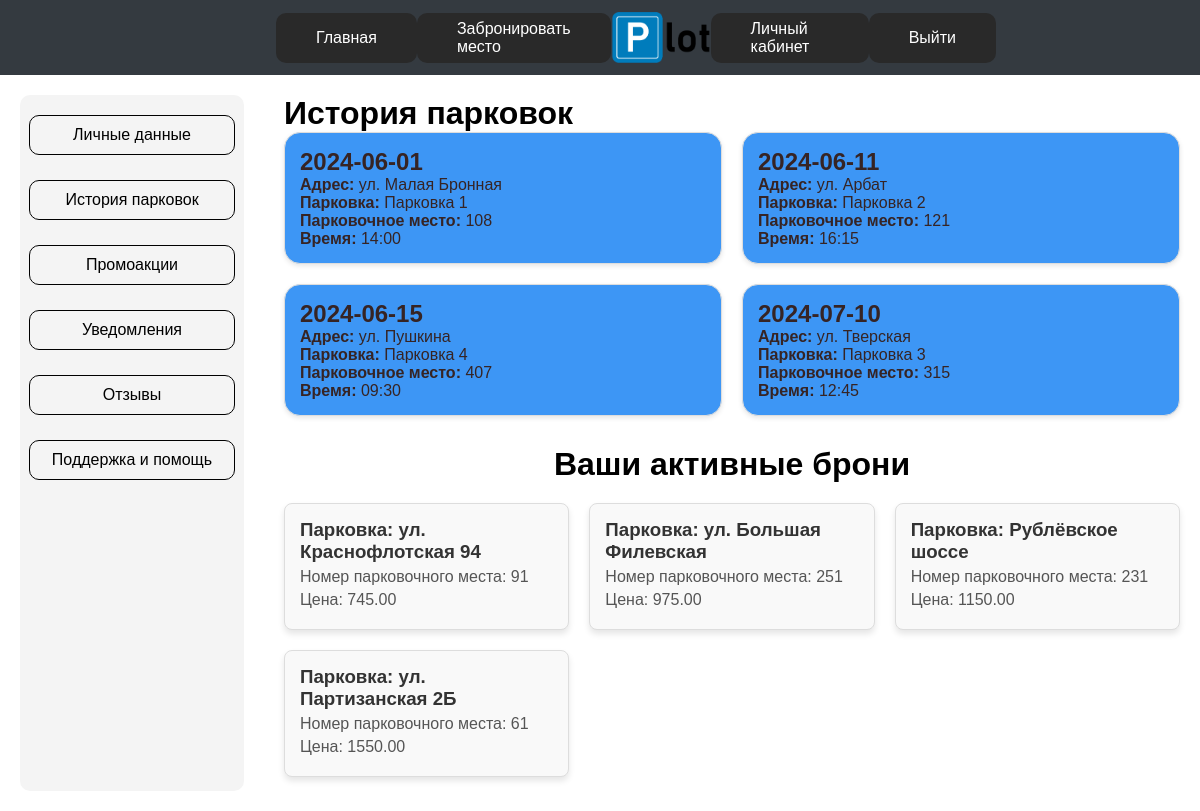
The app's page /auth/parking_history/ (signed in) with its own data.
### booking/models.py (models this page shows, shortened)
class Booking(models.Model):
    user_id = models.ForeignKey(
        User,
        on_delete=models.CASCADE,
        verbose_name='Владелец брони',
    )
    parking_lot_id = models.ForeignKey(
        ParkingLot,
        on_delete=models.CASCADE,
        verbose_name='ID парковочного места',
    )
    price = MoneyField(
        decimal_places=2,
        default=0,
        default_currency='RUB',
        max_digits=20,
        verbose_name="Цена"
    )

### parking/models.py (models this page shows, shortened)
class ParkingLot(models.Model):
    floor_id = models.ForeignKey(
        Floor,
        on_delete=models.CASCADE,
        verbose_name='ID этажа',
    )
    parking_id = models.ForeignKey(
        Parking,
        on_delete=models.CASCADE,
        verbose_name='ID парковки',
    )
    is_for_disabled = models.BooleanField(
        default=False,
        verbose_name="Для инвалидов"
    )
    is_free = models.BooleanField(
        default=True,
        verbose_name="Свободно"
    )

class Parking(models.Model):
    user_id = models.ForeignKey(
        User,
        on_delete=models.CASCADE,
        verbose_name='ID владельца',
    )
    address = models.CharField(
        max_length=255,
        blank=True,
        null=True,
        verbose_name="Адрес"
    )
    numbers_of_floors = models.IntegerField(
        validators=[MinValueValidator(1, message="Значение должно быть не меньше 1")],
        verbose_name="Кол-во этажей"
    )
    ACTIVE = "active"
    WAITSFORSETTINGS = "waitsforsettings"
    WAITSAPROVED = "waitsaproved"
    NONACTIVE = "nonactive"
    STATES = (
        (ACTIVE, "Активный"),
        (WAITSFORSETTINGS, "Ожидает настройки"),
        (WAITSAPROVED, "Ожидает подтверждения"),
        (NONACTIVE, "Не активный"),
    )
    states = models.CharField(
        max_length=100, verbose_name="Состояние", choices=STATES, default=WAITSAPROVED
    )

### user/views.py (the view)
# urls.py: path('parking_history/', views.parking_history, name='parking_history'),
def parking_history(request):
    bookings = Booking.objects.filter(user_id=request.user)
    return render(request, "user/driver/Parking_History.html",{"bookings":bookings})

### templates/user/driver/Parking_History.html (shortened to what this page needs)
{% extends "base.html" %}
{% load static %}
{% block content %}
<div class="page-container">
    <aside class="aside-section">
        <div class="cont-aside">
            <a class="button-settings aside_choice" href="{% url 'users:driver_profile' %}">Личные данные</a>
            <a class="button-settings aside_choice" href="{% url 'users:parking_history' %}">История парковок</a>
            <a class="button-settings aside_choice" href="{% url 'users:promo_codes' %}">Промоакции</a>
            <a class="button-settings aside_choice" href="{% url 'users:notices' %}">Уведомления</a>
            <a class="button-settings aside_choice" href="{% url 'users:feed_back' %}">Отзывы</a>
            <a class="button-settings aside_choice" href="{% url 'users:support_and_assistance' %}">Поддержка и помощь</a>
        </div>
    </aside>
    <main class="content-section">
        <div>
            <h1>История парковок</h1>
            <div class="parking-history">
                <div class="parking-card">
                    <h2>2024-06-01</h2>
                    <p><strong>Адрес:</strong> ул. Малая Бронная</p>
                    <p><strong>Парковка:</strong> Парковка 1</p>
                    <p><strong>Парковочное место:</strong> 108</p>
                    <p><strong>Время:</strong> 14:00</p>
                </div>
                <div class="parking-card">
                    <h2>2024-06-11</h2>
                    <p><strong>Адрес:</strong> ул. Арбат</p>
                    <p><strong>Парковка:</strong> Парковка 2</p>
                    <p><strong>Парковочное место:</strong> 121</p>
                    <p><strong>Время:</strong> 16:15</p>
                </div>
                <div class="parking-card">
                    <h2>2024-06-15</h2>
                    <p><strong>Адрес:</strong> ул. Пушкина</p>
                    <p><strong>Парковка:</strong> Парковка 4</p>
                    <p><strong>Парковочное место:</strong> 407</p>
                    <p><strong>Время:</strong> 09:30</p>
                </div>
                <div class="parking-card">
                    <h2>2024-07-10</h2>
                    <p><strong>Адрес:</strong> ул. Тверская</p>
                    <p><strong>Парковка:</strong> Парковка 3</p>
                    <p><strong>Парковочное место:</strong> 315</p>
                    <p><strong>Время:</strong> 12:45</p>
                </div>
            </div>
        </div>
        <div>
            <div style="display: flex;justify-content: center;margin-top: 30px">
                <h1>Ваши активные брони</h1>
            </div>
            <div class="booking-container">
                {% for booking in bookings %}
                <div class="booking-card">
                    <div class="booking-info">
                        <h3>Парковка: {{ booking.parking_lot_id.parking_id.address }}</h3>
                        <p>Номер парковочного места: {{ booking.parking_lot_id.id }}</p>
                        <p>Цена: {{ booking.price }}</p>
                    </div>
                </div>
                {% endfor %}
            </div>
        </div>
    </main>
</div>
{% endblock content %}

### templates/base.html (shortened to what this page needs)
{% load static %}
<!DOCTYPE html>
<html lang="ru">
<head>
    <link rel="stylesheet" href="{% static 'css/style.css' %}">
</head>
<body>
    {% include 'includes/header.html' %}
      <main id="main">
          {% block content %}
          {% endblock %}
      </main>
</body>
</html>

### templates/Includes/header.html (shortened to what this page needs)
{% load static %}
<header class="head">
    <nav class="head_nav">
        <a href="{% url 'MainPage' %}" class="gradient-button">
            <li class="nav-item">
                Главная
            </li>
        </a>
        <a {% if user.is_authenticated %} href="{% url 'parking:all-parking-map' %}" {% else %} href="{% url 'users:login' %}" {% endif %} class="gradient-button">
            <li class="nav-item">
                Забронировать место
            </li>
        </a>
        <img src="{% static 'Photo/BigLogo.png' %}" alt="Logo" style="max-width: 100px;">
        {% if user.is_authenticated %}
            {% if user.role == 'parkingowner' %}
        <a href="{% url 'users:owner_profile' %}"  class="gradient-button">
            <li class="nav-item">
                Личный кабинет
            </li>
        </a>
           {% else %}
        <a href="{% url 'users:driver_profile' %}"  class="gradient-button">
            <li class="nav-item">
                Личный кабинет
            </li>
        </a>
            {% endif %}
        <a href="{% url 'users:logout' %}" class="gradient-button">
            <li class="nav-item">
                Выйти
            </li>
        </a>
        {% endif %}
    </nav>
  </header>

### static/css/style.css (style rules this page uses)
* { margin: 0; padding: 0; scrollbar-width: none; }
html { font-size: 16px; color: #000000; scroll-behavior: smooth; }
body, .page { height: 100%; display: flex; flex-direction: column; }
body { font-family: 'Zen Kaku Gothic Antique', Arial, sans-serif; }
header { display: flex; background-color: #343a40; padding: 5px 0; justify-content: center; width: 100%; align-items: center; height: 65px; top: 0; z-index: 100; }
.gradient-button { display: inline-block; border-radius: 10px; transition: .6s; }
.head_nav { display: flex; flex-direction: row; align-items: center; justify-content: space-between; width: 60%; margin-left: 4.5rem; }
.nav-item { height: 3.125rem; display: flex; flex-direction: row; align-items: center; padding: 0 2.5rem; border-radius: 0.625rem; box-sizing: border-box; background-color: #292929; }
header a { color: #ffffff; text-decoration: none; }
.content-section { width: 100%; padding: 20px; overflow-y: auto; }
.page-container { display: flex; height: 92vh; }
.aside-section { width: 25%; padding: 20px; overflow-y: auto; display:flex; flex-direction: column; gap:110px; }
.cont-aside { width: auto; height: 100%; background: #f4f4f4; border-radius: 10px; padding: 20px; display: flex; flex-direction: column; gap: 20px; align-items: center; }
.button-settings { display: block; width: 100%; padding: 10px; margin-bottom: 5px; color: black; cursor: pointer; text-align: center; border-radius: 0.625rem; transition: background-color 0.3s ease; }
.button-settings { cursor: pointer; background-color: transparent; display: flex; align-items: center; justify-content: center; padding: 5px; border: 1px solid #ccc; color: black; }
.aside_choice { border-radius: 0.625rem; border: 1px solid black; text-decoration: none; padding: 10px }
.parking-history { display: flex; flex-wrap: wrap; gap: 20px; }
.parking-card { background-color: #3d96f5; border: 1px solid #ddd; border-radius: 16px; padding: 15px; flex: 1 1 calc(33.333% - 20px); box-shadow: 0 2px 5px rgba(0, 0, 0, 0.1); transition: transform 0.2s; color: #362424; }
.booking-container { display: grid; grid-template-columns: repeat(auto-fill, minmax(250px, 1fr)); gap: 20px; margin-top: 20px; }
.booking-card { border: 1px solid #ddd; border-radius: 8px; padding: 15px; background: #f9f9f9; box-shadow: 0 4px 6px rgba(0, 0, 0, 0.1); }
.booking-info h3 { margin: 0; color: #333; }
.booking-info p { margin: 5px 0; color: #555; }

### records on screen
Booking: parking_lot_id.parking_id.address "ул. Краснофлотская 94", parking_lot_id.id "91", price "745.00"
Booking: parking_lot_id.parking_id.address "ул. Большая Филевская", parking_lot_id.id "251", price "975.00"
Booking: parking_lot_id.parking_id.address "Рублёвское шоссе", parking_lot_id.id "231", price "1150.00"
Booking: parking_lot_id.parking_id.address "ул. Партизанская 2Б", parking_lot_id.id "61", price "1550.00"
